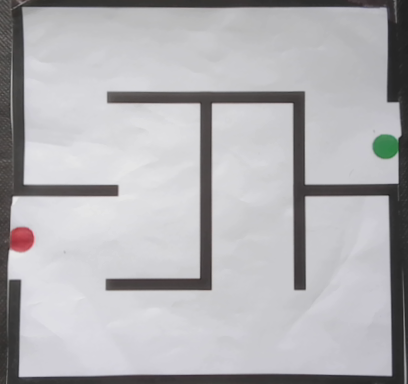
#> input picture src/part_2_maze_solution/maze_warp.png, 408 x 384 px
$ python 03_maze_circles_and_grid.py
#> lines starting #> are read from the running program, lines starting #| are printed output that depends on the picture; after the words box and inside, x2 and y2 are one past the last pixel; in counts of white or black regions, pixels touching at a corner belong together
#!/usr/bin/env python3
"""
maze_circles_and_grid.py

Workflow:
  1) Detect circles via HoughCircles and classify color (red/green/unknown).
     Saves a circles overlay.
  2) Build grid over the maze, detect black walls, and compute per-cell occupancy:
        value = 1 -> no wall in the cell
        value = 0 -> wall present in the cell (>= threshold % of wall pixels)
     Saves:
        - grid overlay (lines only)
        - annotated grid overlay (0/1 at cell centers)
        - walls mask (255 = wall)
  3) Write a single JSON with:
        - circles: [ {center:[x,y], radius:r, color:"red/green/unknown"} ]
        - grid_size_px, grid_rows, grid_cols, threshold_percent
        - paths to overlays and mask
        - cells: [ {row, col, value, center_px:[x,y]} ]

Usage:
  python maze_circles_and_grid.py maze.png \
    --grid 30 --threshold 0.0 \
    --circles-overlay-out circles_overlay.png \
    --grid-overlay-out grid_overlay.png \
    --grid-overlay-annot-out grid_overlay_annot.png \
    --walls-mask-out walls_mask.png \
    --json-out result.json \
    --adaptive 0 --blur 5 --open 0 --close 0 \
    --font-scale 0.4 --thickness 1
"""

import argparse
import sys
import json
import numpy as np
import cv2

# ---------------- Circle color detection ----------------

def detect_color(frame, center, radius):
    """Detect dominant color (red or green) inside a circle."""
    # Robust 80% inner-disk mask to avoid edge noise
    mask = np.zeros(frame.shape[:2], dtype=np.uint8)
    cv2.circle(mask, (int(center[0]), int(center[1])), int(max(1.0, radius * 0.8)), 255, -1)

    hsv = cv2.cvtColor(frame, cv2.COLOR_BGR2HSV)
    H, S, V = cv2.split(hsv)

    # Mask within circle
    H = H[mask == 255]
    S = S[mask == 255]
    V = V[mask == 255]

    # Filter only valid pixels (saturated + bright enough)
    valid = (S > 50) & (V > 50)
    H = H[valid]

    if len(H) == 0:
        return "green"

    # Count pixels in red and green hue ranges
    red_mask = ((H <= 10) | (H >= 170))
    green_mask = ((H >= 35) & (H <= 85))

    red_ratio = np.sum(red_mask) / len(H) if len(H) > 0 else 0.0
    green_ratio = np.sum(green_mask) / len(H) if len(H) > 0 else 0.0

    if red_ratio > green_ratio and red_ratio > 0.1:
        return "red"
    elif green_ratio > red_ratio and green_ratio > 0.1:
        return "green"
    else:
        return "unknown"

def detect_circles_and_overlay(img_bgr, out_path):
    """Detect circles, label with color, draw overlay; return list of dicts with center/radius/color."""
    frame = img_bgr.copy()
    gray = cv2.cvtColor(frame, cv2.COLOR_BGR2GRAY)
    gray = cv2.medianBlur(gray, 5)

    circles = cv2.HoughCircles(gray, cv2.HOUGH_GRADIENT, dp=1, minDist=50,
                               param1=50, param2=30, minRadius=10, maxRadius=100)
    results = []
    if circles is not None:
        circles = np.uint16(np.around(circles))
        circles = circles[0].astype(np.float32)
        circles = circles[np.argsort(circles[:, 0])]  # sort left to right

        for (u, v, r) in circles:
            color = detect_color(frame, (u, v), r)
            results.append({
                "center": [float(u), float(v)],
                "radius": float(r),
                "color": color
            })
            # draw the outer circle
            cv2.circle(frame, (int(u), int(v)), int(r), (0, 255, 0), 2)
            # draw the center
            cv2.circle(frame, (int(u), int(v)), 2, (0, 255, 0), 3)
            # label color
            cv2.putText(frame, color, (int(u) + 10, int(v) - 10),
                        cv2.FONT_HERSHEY_SIMPLEX, 0.6, (255, 255, 255), 2, cv2.LINE_AA)
    # Save overlay
    cv2.imwrite(out_path, frame)
    return results

# ---------------- Grid + walls ----------------

def binarize_walls(gray: np.ndarray, adaptive: bool) -> np.ndarray:
    """
    Return mask_walls (uint8) where 255 = wall (black in original), 0 = not wall.
    Otsu/Adaptive threshold with inversion.
    """
    if adaptive:
        block = 35 if min(gray.shape[:2]) > 400 else 21
        th = cv2.adaptiveThreshold(gray, 255, cv2.ADAPTIVE_THRESH_MEAN_C,
                                   cv2.THRESH_BINARY_INV, block, 5)
    else:
        _, th = cv2.threshold(gray, 0, 255, cv2.THRESH_BINARY_INV + cv2.THRESH_OTSU)
    return th

def morph(mask: np.ndarray, k_open: int, k_close: int) -> np.ndarray:
    m = mask.copy()
    if k_open > 0:
        ko = cv2.getStructuringElement(cv2.MORPH_RECT, (2*k_open+1, 2*k_open+1))
        m = cv2.morphologyEx(m, cv2.MORPH_OPEN, ko, iterations=1)
    if k_close > 0:
        kc = cv2.getStructuringElement(cv2.MORPH_RECT, (2*k_close+1, 2*k_close+1))
        m = cv2.morphologyEx(m, cv2.MORPH_CLOSE, kc, iterations=1)
    return m

def draw_grid_lines(img: np.ndarray, grid: int) -> np.ndarray:
    out = img.copy()
    h, w = out.shape[:2]
    color = (255, 255, 255)
    for y in range(0, h, grid):
        cv2.line(out, (0, y), (w-1, y), color, 1)
    for x in range(0, w, grid):
        cv2.line(out, (x, 0), (x, h-1), color, 1)
    return out

def draw_grid_with_values(img: np.ndarray, grid: int, values_mat: np.ndarray,
                          font_scale: float, thickness: int) -> np.ndarray:
    out = draw_grid_lines(img, grid)
    h, w = out.shape[:2]
    gh, gw = values_mat.shape
    for gy in range(gh):
        y0 = gy * grid
        y1 = min((gy + 1) * grid, h)
        cy = int((y0 + y1) / 2)
        for gx in range(gw):
            x0 = gx * grid
            x1 = min((gx + 1) * grid, w)
            cx = int((x0 + x1) / 2)
            text = str(int(values_mat[gy, gx]))
            # black outline
            cv2.putText(out, text, (cx-6, cy+5), cv2.FONT_HERSHEY_SIMPLEX,
                        font_scale, (0,0,0), thickness+2, cv2.LINE_AA)
            # white text
            cv2.putText(out, text, (cx-6, cy+5), cv2.FONT_HERSHEY_SIMPLEX,
                        font_scale, (255,255,255), thickness, cv2.LINE_AA)
    return out

def main():
    ap = argparse.ArgumentParser()
    ap.add_argument("--input", default = "maze_warp.png", help="Path to maze image (white path, black wall)")
    ap.add_argument("--grid", type=int, default=30, help="Cell size in pixels")
    ap.add_argument("--adaptive", type=int, default=0, help="Use adaptive threshold (1) or Otsu (0, default)")
    ap.add_argument("--blur", type=int, default=5, help="Median blur kernel size (0=off)")
    ap.add_argument("--open", type=int, default=0, help="Morph open radius (px) to remove specks")
    ap.add_argument("--close", type=int, default=0, help="Morph close radius (px) to bridge gaps")
    ap.add_argument("--threshold", type=float, default=5.0, help="Percent of wall pixels to mark a cell as blocked (0..100)")

    ap.add_argument("--circles-overlay-out", default="circles_overlay.png", help="Detected circles + color labels")
    ap.add_argument("--grid-overlay-out", default="grid_overlay.png", help="Grid overlay (lines only)")
    ap.add_argument("--grid-overlay-annot-out", default="grid_overlay_annot.png", help="Grid overlay with 0/1 annotations")
    ap.add_argument("--walls-mask-out", default="walls_mask.png", help="Binary WALL mask (255=wall)")
    ap.add_argument("--json-out", default="result.json", help="Unified JSON with circles + per-cell data")

    ap.add_argument("--font-scale", type=float, default=0.4, help="Font scale for numbers")
    ap.add_argument("--thickness", type=int, default=1, help="Font thickness for numbers")

    args = ap.parse_args()

    # --- Load image
    img = cv2.imread(args.input, cv2.IMREAD_COLOR)
#> img is the input picture: shape (384, 408, 3); mean B, G, R 179.9, 176.9, 177.7
    if img is None:
        print(f"Error: cannot read image '{args.input}'", file=sys.stderr)
        sys.exit(1)

    grid = max(1, args.grid)

    # 1) Detect circles + colors; save overlay
    circles_info = detect_circles_and_overlay(img, args.circles_overlay_out)
#> in detect_circles_and_overlay, `circles = cv2.HoughCircles(gray, cv2.HOUGH_GRADIENT, dp=1, minDist=50,..`: circles = [[20.5, 238.5, 13.2], [385.5, 145.5, 12.7]]
#> in detect_circles_and_overlay, `circles = np.uint16(np.around(circles))`: circles = [[20, 238, 13], [386, 146, 13]]
#> the loop in detect_circles_and_overlay, `for (u, v, r) in circles:` made 2 passes
#> (u, v, r, red_ratio in detect_color, green_ratio in detect_color, color) on passes 1 to 2: (20, 238, 13, 1, 0, 'red'), (386, 146, 13, 0, 1, 'green')
#> pass 1, in detect_color, `H, S, V = cv2.split(hsv)`:
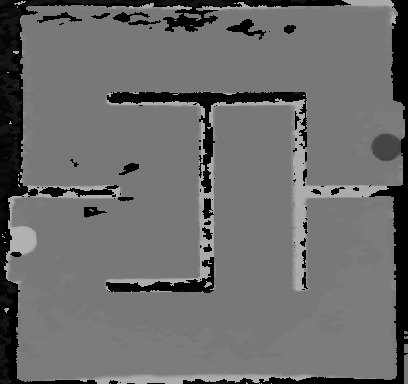
#> H: shape (384, 408); min 0, max 179, mean 107.6
#> pass 1, in detect_color, `H, S, V = cv2.split(hsv)`:
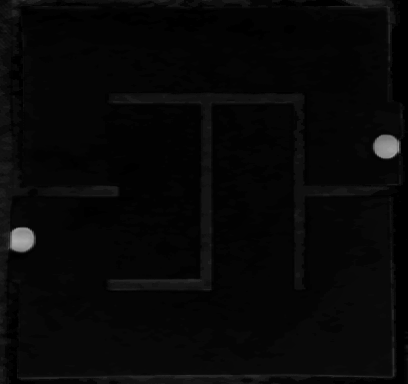
#> S: shape (384, 408); min 0, max 175, mean 7.2
#> after the loop in detect_circles_and_overlay, `for (u, v, r) in circles:`:
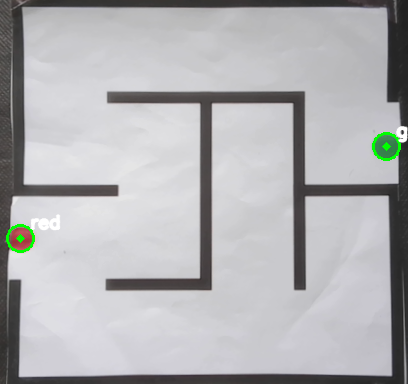
#> frame: shape (384, 408, 3); 0.69% of pixels changed, all inside (x1, y1, x2, y2) = (6, 125, 408, 253)
#> after the loop in detect_circles_and_overlay, `for (u, v, r) in circles:`: results = 2 items
#> circles_info = 2 items

    # 2) GRID overlays + walls
    # 2a) Save grid overlay (lines only)
    grid_overlay = draw_grid_lines(img, grid)
#> after the loop in draw_grid_lines, `for y in range(0, h, grid):`:
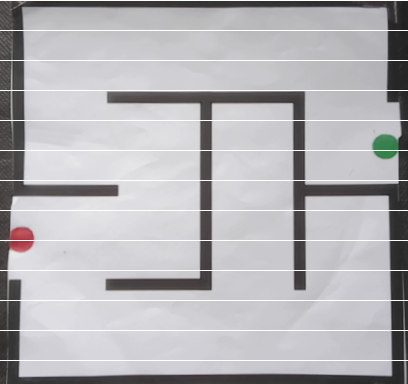
#> out: shape (384, 408, 3); 3.39% of pixels changed, all inside (x1, y1, x2, y2) = (0, 0, 408, 361)
#> after the loop in draw_grid_lines, `for x in range(0, w, grid):`:
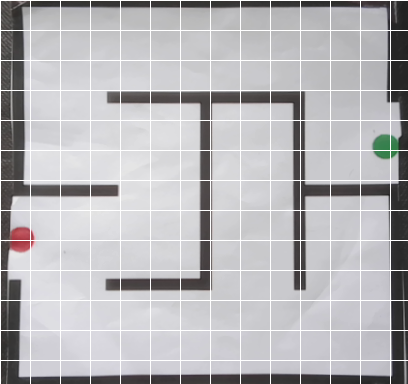
#> out: shape (384, 408, 3); 3.32% of pixels changed, all inside (x1, y1, x2, y2) = (0, 1, 391, 384)
    cv2.imwrite(args.grid_overlay_out, grid_overlay)

    # 2b) Walls mask (255=wall)
    gray = cv2.cvtColor(img, cv2.COLOR_BGR2GRAY)
    if args.blur > 0:
        k = max(1, args.blur | 1)  # ensure odd
        gray = cv2.medianBlur(gray, k)
    walls_mask = binarize_walls(gray, adaptive=bool(args.adaptive))
#> in binarize_walls, `_, th = cv2.threshold(gray, 0, 255, cv2.THRESH_BINARY_INV + cv2.THRESH..`:
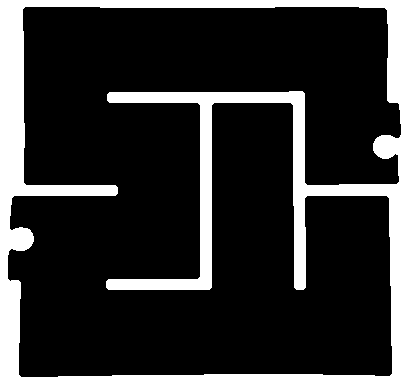
#> th: shape (384, 408); 19.6% white; 1 white region, box (x1, y1, x2, y2) and area: (0, 0, 408, 384) 30720
    walls_mask = morph(walls_mask, k_open=max(0, args.open), k_close=max(0, args.close))
    cv2.imwrite(args.walls_mask_out, walls_mask)

    # 2c) Per-cell values & centers
    h, w = walls_mask.shape[:2]
#> h = 384; w = 408
    gh = (h + grid - 1) // grid
#> gh = 13
    gw = (w + grid - 1) // grid
#> gw = 14
    values_mat = np.zeros((gh, gw), dtype=np.uint8)
    cells = []
    thresh_pct = float(args.threshold)

    for gy in range(gh):
        y0 = gy * grid
        y1 = min((gy + 1) * grid, h)
        cy = int((y0 + y1) / 2)
        for gx in range(gw):
            x0 = gx * grid
            x1 = min((gx + 1) * grid, w)
            cx = int((x0 + x1) / 2)
            blk = walls_mask[y0:y1, x0:x1]
            wall_pct = (blk > 0).mean() * 100.0 if blk.size > 0 else 0.0
            value = 0 if wall_pct >= thresh_pct else 1
            values_mat[gy, gx] = value
            cells.append({"row": int(gy), "col": int(gx), "value": int(value), "center_px": [int(cx), int(cy)]})
#> after the loop, cells = 182 items

    # 2d) Annotated overlay (grid + 0/1 at centers)
    grid_overlay_annot = draw_grid_with_values(img, grid, values_mat, args.font_scale, args.thickness)
#> after the loop in draw_grid_with_values, `for gy in range(gh):`:
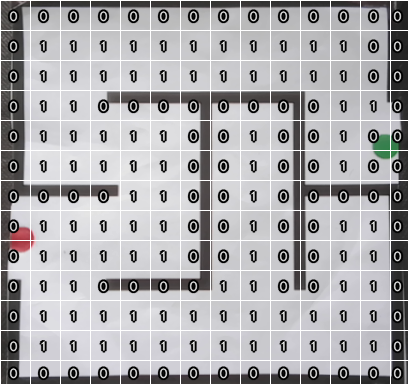
#> out: shape (384, 408, 3); 14.51% of pixels changed, all inside (x1, y1, x2, y2) = (7, 9, 404, 381)
    cv2.imwrite(args.grid_overlay_annot_out, grid_overlay_annot)

    # 3) JSON export
    meta = {
        "input": args.input,
        "circles_overlay_path": args.circles_overlay_out,
        "grid_size_px": grid,
        "grid_rows": int(gh),
        "grid_cols": int(gw),
        "threshold_percent": thresh_pct,
        "grid_overlay_path": args.grid_overlay_out,
        "grid_overlay_annot_path": args.grid_overlay_annot_out,
        "walls_mask_path": args.walls_mask_out,
        "circles": circles_info,
        "cells": cells
    }
    with open(args.json_out, "w") as f:
        json.dump(meta, f, indent=2)

    print(f"Circles overlay saved to: {args.circles_overlay_out} ({len(circles_info)} circles)")
#| Circles overlay saved to: circles_overlay.png (2 circles)
    print(f"Grid overlay saved to: {args.grid_overlay_out}")
    print(f"Walls mask saved to: {args.walls_mask_out}")
    print(f"Annotated grid overlay saved to: {args.grid_overlay_annot_out}")
    print(f"JSON saved to: {args.json_out}")
    print("Cell value legend: 1 = no wall, 0 = wall present")

if __name__ == "__main__":
    main()

$ run again, with src/part_2_maze_solution/camera_capture.png copied over src/part_2_maze_solution/maze_warp.png
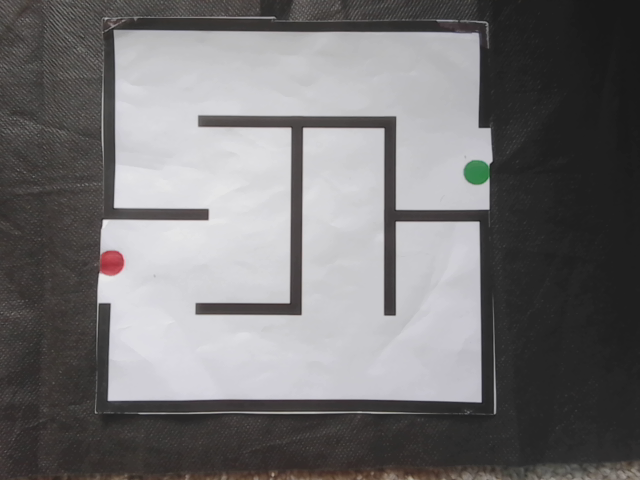
#> input picture src/part_2_maze_solution/camera_capture.png, 640 x 480 px
#> in main, img is the input picture: shape (480, 640, 3); mean B, G, R 115.9, 114.9, 116.4
#> in detect_circles_and_overlay, `circles = cv2.HoughCircles(gray, cv2.HOUGH_GRADIENT, dp=1, minDist=50,..`: circles = [[475.5, 171.5, 12.1]]
#> in detect_circles_and_overlay, `circles = np.uint16(np.around(circles))`: circles = [[476, 172, 12]]
#> the loop in detect_circles_and_overlay, `for (u, v, r) in circles:` made 1 pass
#> (u, v, r, red_ratio in detect_color, green_ratio in detect_color, color) on pass 1: (476, 172, 12, 0, 1, 'green')
#> after the loop in detect_circles_and_overlay, `for (u, v, r) in circles:`: results = 1 item
#> in binarize_walls, `_, th = cv2.threshold(gray, 0, 255, cv2.THRESH_BINARY_INV + cv2.THRESH..`:
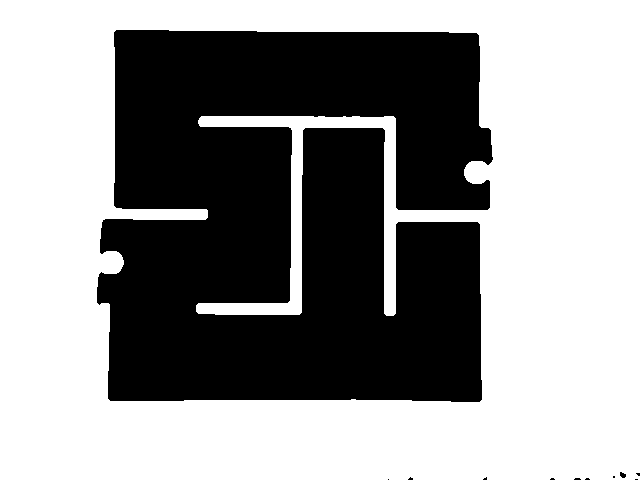
#> th: shape (480, 640); 58.7% white; 11 black regions (9 under 20 px), largest, box (x1, y1, x2, y2) and area: (97, 30, 493, 402) 126805, (620, 472, 626, 478) 26
#> after the loop in main, `for gy in range(gh):`: cells = 352 items
#> after the loop in draw_grid_with_values, `for gy in range(gh):`:
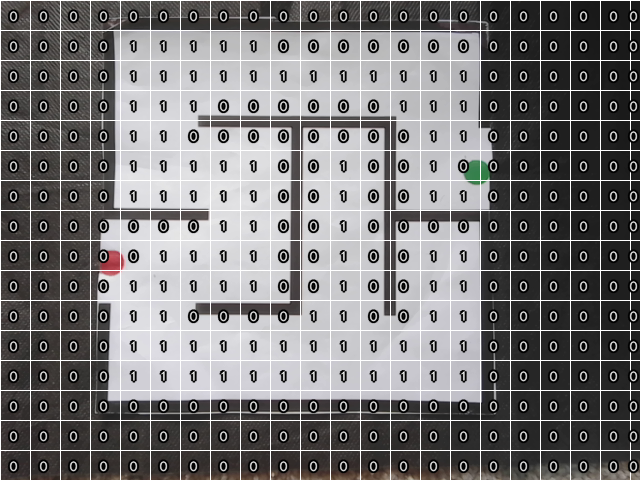
#> out: shape (480, 640, 3); mean B, G, R 119.8, 119, 120.2
#| Circles overlay saved to: circles_overlay.png (1 circles)
